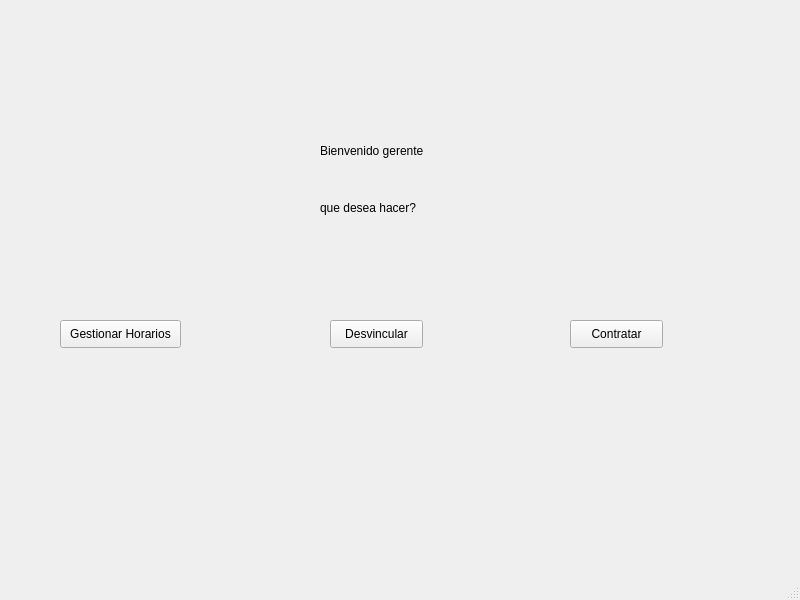
<?xml version="1.0" encoding="UTF-8"?>
<ui version="4.0">
 <class>MainWindow</class>
 <widget class="QMainWindow" name="MainWindow">
  <property name="geometry">
   <rect>
    <x>0</x>
    <y>0</y>
    <width>800</width>
    <height>600</height>
   </rect>
  </property>
  <property name="windowTitle">
   <string>MainWindow</string>
  </property>
  <widget class="QWidget" name="centralwidget">
   <widget class="QLabel" name="label">
    <property name="geometry">
     <rect>
      <x>320</x>
      <y>130</y>
      <width>131</width>
      <height>41</height>
     </rect>
    </property>
    <property name="text">
     <string>Bienvenido gerente </string>
    </property>
   </widget>
   <widget class="QLabel" name="label_2">
    <property name="geometry">
     <rect>
      <x>320</x>
      <y>200</y>
      <width>111</width>
      <height>16</height>
     </rect>
    </property>
    <property name="text">
     <string>que desea hacer?</string>
    </property>
   </widget>
   <widget class="QPushButton" name="pushButton_1">
    <property name="geometry">
     <rect>
      <x>60</x>
      <y>320</y>
      <width>121</width>
      <height>28</height>
     </rect>
    </property>
    <property name="text">
     <string>Gestionar Horarios</string>
    </property>
   </widget>
   <widget class="QPushButton" name="pushButton_2">
    <property name="geometry">
     <rect>
      <x>330</x>
      <y>320</y>
      <width>93</width>
      <height>28</height>
     </rect>
    </property>
    <property name="text">
     <string>Desvincular</string>
    </property>
   </widget>
   <widget class="QPushButton" name="pushButton_3">
    <property name="geometry">
     <rect>
      <x>570</x>
      <y>320</y>
      <width>93</width>
      <height>28</height>
     </rect>
    </property>
    <property name="text">
     <string>Contratar</string>
    </property>
   </widget>
  </widget>
  <widget class="QMenuBar" name="menubar">
   <property name="geometry">
    <rect>
     <x>0</x>
     <y>0</y>
     <width>800</width>
     <height>26</height>
    </rect>
   </property>
  </widget>
  <widget class="QStatusBar" name="statusbar"/>
 </widget>
 <resources/>
 <connections/>
</ui>
